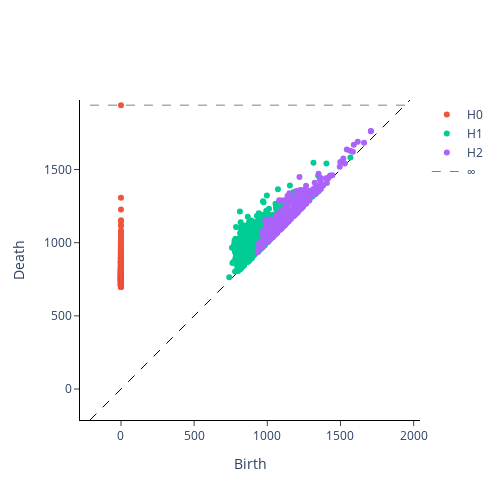

The notebook cell this image was saved under:
### Code cell
import numpy as np
import os 
from gtda.diagrams import Amplitude, PersistenceEntropy, NumberOfPoints, ComplexPolynomial
from gtda.plotting import plot_heatmap, plot_point_cloud, plot_diagram
import pandas as pd
f = "./RedAVPEPUDEA0010PersistenceDiagram.csv"

persistence_diagrams = np.loadtxt(f,delimiter=",", dtype=np.float64, skiprows=1)

def tranformDataForGiotto(data):
    giottoFittedData = []
    for row in data:
        dimension = int(row[2])
        if(len(giottoFittedData) <= dimension):
           giottoFittedData.insert(dimension, [])
        if row[1] == np.inf:
            continue
            # row[1] = maxDistance 
        giottoFittedData[dimension].append(row)
    return [np.array(diagram) for diagram in giottoFittedData]
# giottoPersistenceDiagrams = tranformDataForGiotto(persistence_diagrams)

plot_diagram(persistence_diagrams)

### Figure 1 — Plotly figure (JSON) as saved in the notebook; plotly's stock layout.template omitted (floating-point values rounded to 4 significant figures; data arrays with more than 128 entries replaced by an {"elided": "..."} marker saying what was removed)
{"data": [{"hoverinfo": "none", "line": {"color": "black", "dash": "dash", "width": 1}, "mode": "lines", "showlegend": false, "type": "scatter", "x": [-211.6, 1975.0], "y": [-211.6, 1975.0]}, {"hoverinfo": "text", "hovertext": {"elided": "786 str values"}, "mode": "markers", "name": "H0", "type": "scatter", "x": {"elided": "786 int values"}, "y": {"elided": "786 float values"}}, {"hoverinfo": "text", "hovertext": {"elided": "876 str values"}, "mode": "markers", "name": "H1", "type": "scatter", "x": {"elided": "876 float values"}, "y": {"elided": "876 float values"}}, {"hoverinfo": "text", "hovertext": {"elided": "454 str values"}, "mode": "markers", "name": "H2", "type": "scatter", "x": {"elided": "454 float values"}, "y": {"elided": "454 float values"}}, {"hoverinfo": "none", "line": {"color": "black", "dash": "dash", "width": 0.5}, "mode": "lines", "name": "∞", "showlegend": true, "type": "scatter", "x": [-211.6, 1975.0], "y": [1940.0, 1940.0]}], "layout": {"height": 500, "plot_bgcolor": "white", "width": 500, "xaxis": {"autorange": false, "exponentformat": "e", "linecolor": "black", "linewidth": 1, "mirror": false, "range": [-211.6, 1975.0], "showexponent": "all", "showline": true, "side": "bottom", "ticks": "outside", "title": {"text": "Birth"}, "type": "linear", "zeroline": true}, "yaxis": {"autorange": false, "exponentformat": "e", "linecolor": "black", "linewidth": 1, "mirror": false, "range": [-211.6, 1975.0], "scaleanchor": "x", "scaleratio": 1, "showexponent": "all", "showline": true, "side": "left", "ticks": "outside", "title": {"text": "Death"}, "type": "linear", "zeroline": true}}}
